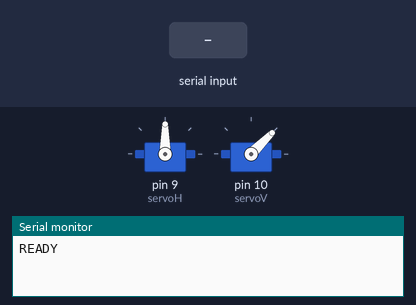
Simulated run of this sketch. Board: Arduino Uno, built with avr-gcc and run on an emulated ATmega328P. On the bench: 2 × servo, the last lines printed to the serial monitor. The inputs (shaded band) are chosen by the test bench.

Above: at 2.2 s.
2.3 s: "SET  45\n" received over Serial
At 2.78 s:
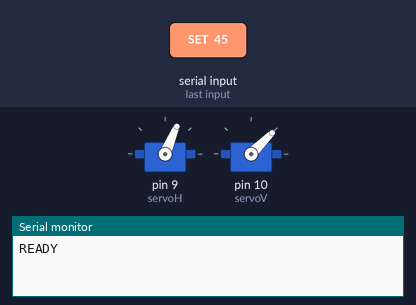
At 4.7 s:
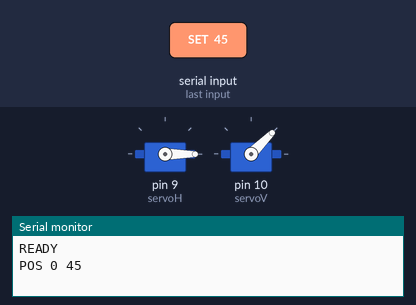
Timing chart, 0 to 6.2 s (numbered marks = the images above; inputs shaded):
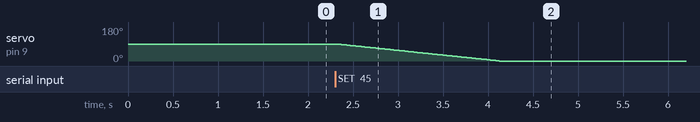

Measured:
- after the input at 2.3 s, servo on pin 9 (servoH): moves from 90° to 0° over 1.8 s, starting at once

The sketch:

arduino_telescope.ino
```cpp
#include <Servo.h>

Servo servoH, servoV;
int currentH = 90, currentV = 45;

void setup() {
  Serial.begin(9600);
  servoH.attach(9);
  servoV.attach(10);
  servoH.write(currentH);
  servoV.write(currentV);
  delay(1000);
  Serial.println("READY");
}

void moveTo(int az, int alt) {
  // Безопасные ограничения
  az = constrain(az, 0, 180);
  alt = constrain(alt, 10, 80);

  // Если уже на этой позиции, ничего не делаем
  if (az == currentH && alt == currentV) {
    Serial.print("POS ");
    Serial.print(currentH);
    Serial.print(" ");
    Serial.println(currentV);
    return;
  }

  int steps = max(abs(az - currentH), abs(alt - currentV));

  for (int i = 0; i <= steps; i++) {
    int h = currentH + (az - currentH) * i / steps;
    int v = currentV + (alt - currentV) * i / steps;
    servoH.write(h);
    servoV.write(v);
    delay(20);
  }

  currentH = az;
  currentV = alt;

  Serial.print("POS ");
  Serial.print(currentH);
  Serial.print(" ");
  Serial.println(currentV);
}

void loop() {
  if (Serial.available()) {
    String command = Serial.readStringUntil('\n');
    command.trim();

    if (command.startsWith("SET ")) {
      int space1 = command.indexOf(' ');
      int space2 = command.indexOf(' ', space1 + 1);

      if (space1 != -1 && space2 != -1) {
        int az = command.substring(space1 + 1, space2).toInt();
        int alt = command.substring(space2 + 1).toInt();

        moveTo(az, alt);
      }
    }
  }
}
```
